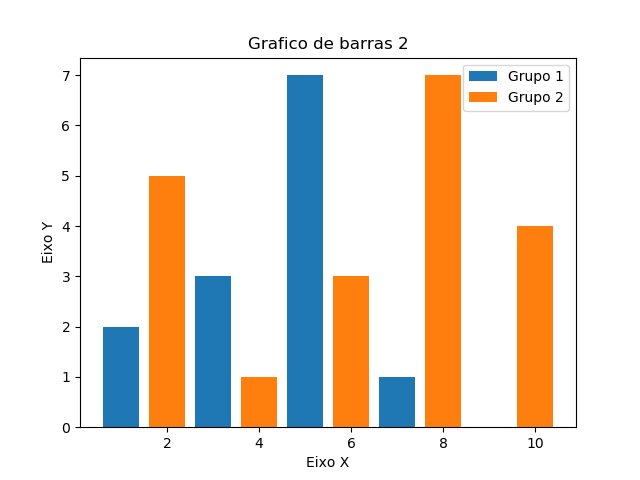

The script that drew this image:
import matplotlib.pyplot as plt

x1 = [1, 3, 5, 7, 9]
y1 = [2, 3, 7, 1, 0]

x2 = [2,4,6,8,10]
y2 = [5,1,3,7,4]

titulo = 'Grafico de barras 2'
eixox = 'Eixo X'
eixoY = 'Eixo Y'

plt.title(titulo)
plt.xlabel(eixox)
plt.ylabel(eixoY)

plt.bar(x1, y1, label = 'Grupo 1')
plt.bar(x2, y2, label = 'Grupo 2')
plt.legend()
plt.show()
